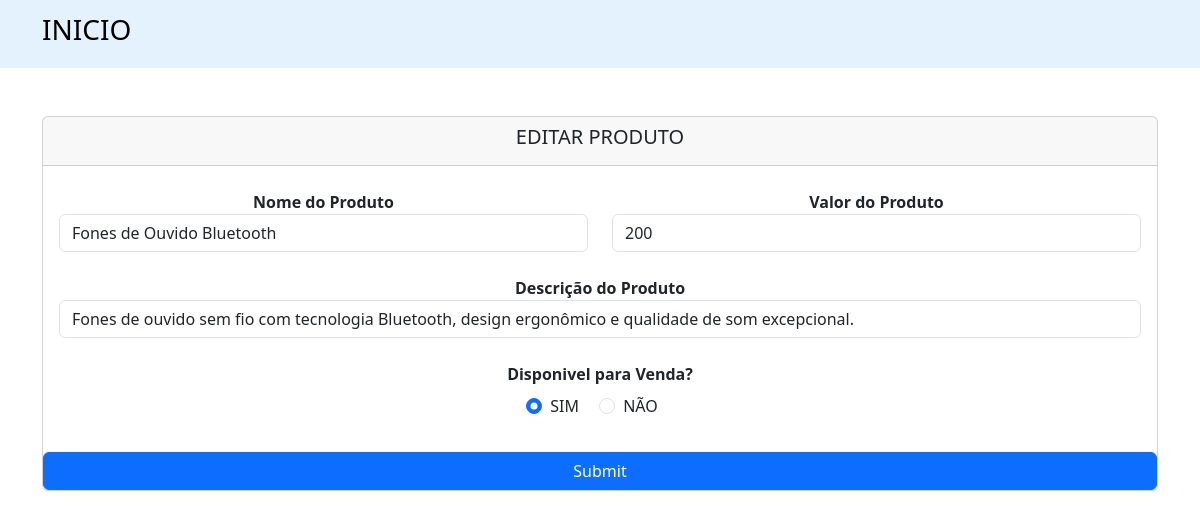
The app's page /edit.php?id=12 with its own data.
### tables this page shows
CREATE TABLE `tb_cadastro` (
  `id` int(11) NOT NULL,
  `produto` varchar(200) NOT NULL,
  `valor` double NOT NULL,
  `descricao` varchar(500) NOT NULL,
  `disponivel` tinyint(1) NOT NULL
);

### edit.php (the view, shortened to what this page needs)
<?php
    include_once('config.php');
if(!empty($_GET['id']))
    {
        $id = $_GET['id'];
        $sqlSelect = "SELECT * FROM tb_cadastro WHERE id=$id";
        $result = $conexao->query($sqlSelect);
        if($result->num_rows > 0)
        {
            while($user_data = mysqli_fetch_assoc($result))
            {
                $produto = $user_data['produto'];
                $valor = $user_data['valor'];
                $descricao = $user_data['descricao'];
                $venda = $user_data['disponivel'];
            }
        }
        else{
            header('Location: index.php');
        }
    }
    else
    {
        header('Location: index.php');
    }
?>
<!DOCTYPE html>
<html lang="pt-br">
<head>
    <link href="https://cdn.jsdelivr.net/npm/bootstrap@5.3.3/dist/css/bootstrap.min.css" rel="stylesheet"
>
    <link rel="stylesheet" href="https://cdn.jsdelivr.net/npm/bootstrap-icons@1.11.3/font/bootstrap-icons.min.css">
</head>
<body>
    <nav class="navbar" style="background-color: #e3f2fd;">
        <div class="container">
            <a class="navbar-brand" href="index.php">
                <h3> INICIO </h3>
            </a>
        </div>
    </nav>
    <div class="container mt-5">
        <div>
            <form action="saveEdit.php" method="POST">
                <div class="card text-center">
                    <div class="card-header">
                        <h5> EDITAR PRODUTO </h5>
                    </div>
                    <div class="card-body">
                        <div class="row">
                            <div class="col">
                                <label for="produto"><b>Nome do Produto</b></label>
                                <input type="text" class="form-control" placeholder="Produto" aria-label="Produto"
                                    id="produto" name="produto" value="<?php echo $produto ?>">
                            </div>
                            <div class="col">
                                <label for="valor"><b>Valor do Produto</b></label>
                                <input type="text" class="form-control" placeholder="Valor (R$)" aria-label="Valor"
                                    id="valor" name="valor" value="<?php echo $valor ?>">
                            </div>
                        </div>
                        <div class="col mt-4">
                            <label for="descricao"><b>Descrição do Produto</b></label>
                            <input type="text" class="form-control" placeholder="Descrição do Produto"
                                aria-label="descricao" id="descricao" name="descricao" value="<?php echo $descricao ?>">
                        </div>
                        <div class="mt-4">
                            <div>
                                <label for=""> <b> Disponivel para Venda? </b></label>
                            </div>
                            <div class="col">
                                <div class="form-check form-check-inline mt-2">
                                    <input class="form-check-input" type="radio" name="disponivel"
                                        id="disponivel_sim" value="1" <?php if ($venda == '1') echo 'checked'; ?>>
                                    <label class="form-check-label" for="disponivel_sim">SIM</label>
                                </div>
                                <div class="form-check form-check-inline">
                                    <input class="form-check-input" type="radio" name="disponivel"
                                        id="disponivel_nao" value="0" <?php if ($venda == '0') echo 'checked'; ?>>
                                    <label class="form-check-label" for="disponivel_nao">NÃO</label>
                                </div>
                            </div>
                        </div>
                    </div>
                    <input type="submit" name="update" id="submit" class="btn btn-primary mt-3">
                </div>
            </form>
        </div>
    </div>
</body>
</html>

### records on screen
tb_cadastro: produto "Fones de Ouvido Bluetooth", valor "200", descricao "Fones de ouvido sem fio com tecnologia Bluetooth, design ergonômico e qualidade de som excepcional.", disponivel "☑ SIM", disponivel "☐ NÃO"
